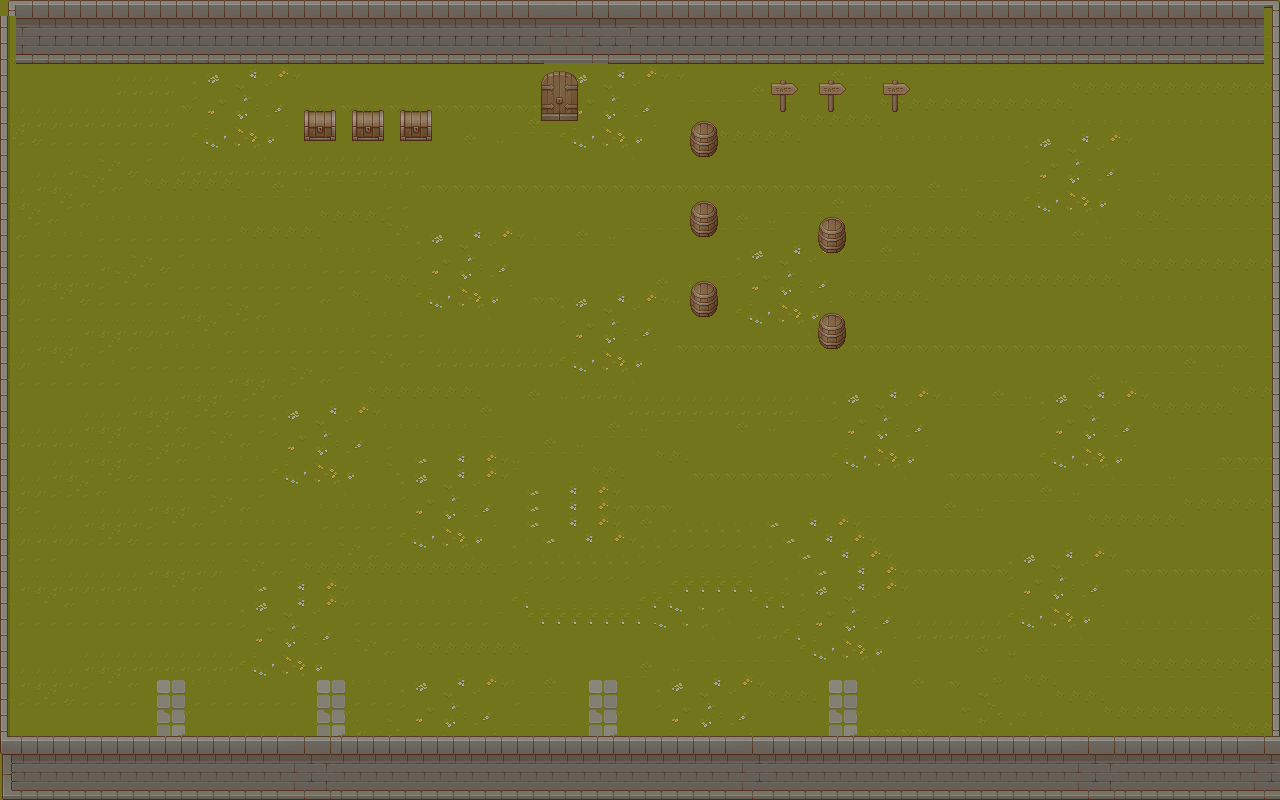

A 2D game scene composited from a Tiled map and its tileset images. What follows is a short description and the map's XML, with each tile layer's data collapsed to a summary:
An orthogonal 80x50 tile map with 16x16 px tiles, 2 tile layers (Fondo, Colisiones), 3 tilesets and 7 objects (3x Chest, 3x Cartel, door).

<map version="1.10" tiledversion="1.11.2" orientation="orthogonal" renderorder="right-down" width="80" height="50" tilewidth="16" tileheight="16" infinite="0" nextlayerid="5" nextobjectid="10">
 <tileset firstgid="1" source="../Background/TIleMaps/TX Tileset Grass.tsx" />
 <tileset firstgid="226" source="../Background/TIleMaps/TX Tileset Wall.tsx" />
 <tileset firstgid="1250" source="../Background/TIleMaps/Objetos.tsx" />
 <layer id="2" name="Fondo" width="80" height="50" locked="1">
  <data>[4000 cells, 4000 non-empty, 116 distinct tile ids]</data>
 </layer>
 <layer id="1" name="Colisiones" width="80" height="50" locked="1">
  <data>[4000 cells, 791 non-empty, 72 distinct tile ids]</data>
 </layer>
 <objectgroup id="3" name="Interactuables" locked="1">
  <object id="2" name="chest_1" type="Chest" x="303" y="108.5" width="34" height="33.5" />
  <object id="4" name="chest_2" type="Chest" x="350.5" y="108.75" width="34" height="33.5" />
  <object id="5" name="chest_3" type="Chest" x="399" y="108.25" width="34" height="33.5" />
  <object id="6" name="Cartel_1" type="Cartel" x="768.667" y="81.3333" width="31" height="30.6667" />
  <object id="7" name="Cartel_2" type="Cartel" x="817.167" y="80.6667" width="31" height="30.6667" />
  <object id="8" name="Cartel_3" type="Cartel" x="880.833" y="80.3333" width="31" height="30.6667" />
  <object id="9" name="door" type="door" x="540" y="69.6667" width="38.6667" height="52" />
 </objectgroup>
</map>
